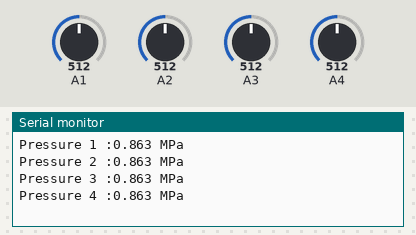
This sketch was run on a simulated Arduino Uno, built with avr-gcc and run on an emulated ATmega328P. On the bench: the last lines printed to the serial monitor. The inputs (shaded band) are chosen by the test bench; at power-on: A1 = 512, A2 = 512, A3 = 512, A4 = 512.

Above: at 1.8 s.
1.9 s: A1 set to 716
3.4 s: A2 set to 716
4.9 s: A3 set to 716
At 6.0 s:
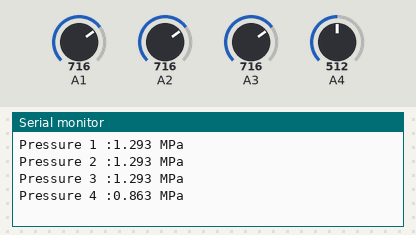
6.4 s: A4 set to 716
At 7.7 s:
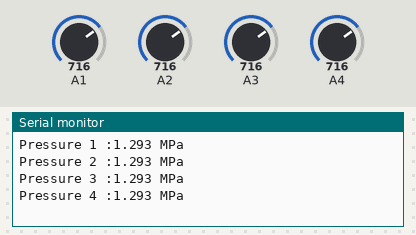
7.9 s: A1 set to 992
9.4 s: A2 set to 992
Timing chart, 0 to 11.9 s (numbered marks = the images above; inputs shaded):
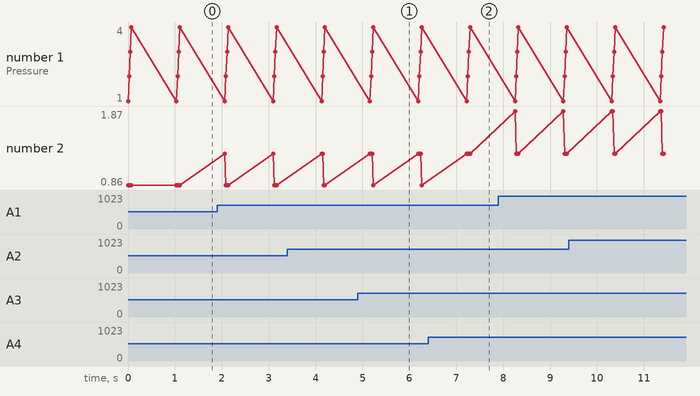

Measured:
- after the input at 4.9 s, the serial monitor: prints a new line after 0.31 s (image 1)
- after the input at 6.4 s, the serial monitor: prints a new line after 0.89 s (image 2)

The sketch:

pressure_sensor.ino
```cpp
void setup() {
  // Start serial communication at 9600 baud rate
  Serial.begin(9600);
}

float adcToPressureMPa(int adcValue, int sensorNumber) {
  bool printVoltage = false;
  bool printPressure = true;

  float referenceVoltage = 5.0; // Assuming 5V reference voltage
  float nullVoltage = 0.50;     // Sensor's null voltage
  float sensitivity = 0.016;   // Sensor's sensitivity in V/psi
  float psiToMPa = 0.00689476;  // Conversion factor from psi to MPa

  // Convert ADC value to voltage
  float voltage = (adcValue / 1023.0) * referenceVoltage;

  // Subtract the null voltage
  float activeVoltage = voltage - nullVoltage;

  if (printVoltage == true){
    Serial.print("Voltage: ");
    Serial.println(activeVoltage);
  }

  // Convert active voltage to pressure in psi
  float pressurePsi = activeVoltage / sensitivity;

  // Convert pressure from psi to MPa
  float pressureMPa = pressurePsi * psiToMPa;

  // Print the pressure value in MPa to the serial monitor
  if (printPressure == true){
    Serial.print("Pressure ");
    Serial.print(sensorNumber);
    Serial.print(" :");
    Serial.print(pressureMPa, 3); // Print with 3 decimal places
    Serial.println(" MPa");
  }

  return pressureMPa;
}

void loop() {
  bool printRaw = false;

  // Read the value from the sensor connected to A0
  int valueA1 = analogRead(A1);
  int valueA2 = analogRead(A2);
  int valueA3 = analogRead(A3);
  int valueA4 = analogRead(A4);

  if (printRaw == true){
    Serial.println("Raw: ");
    Serial.println(valueA1);
    Serial.println(valueA2);
    Serial.println(valueA3);
    Serial.println(valueA4);
  }

  float pressureA1 = adcToPressureMPa(valueA1, 1);
  float pressureA2 = adcToPressureMPa(valueA2, 2);
  float pressureA3 = adcToPressureMPa(valueA3, 3);
  float pressureA4 = adcToPressureMPa(valueA4, 4);


  Serial.println(" ");

  // Delay for a bit before reading again
  delay(1000); // 1 second delay
}
```
